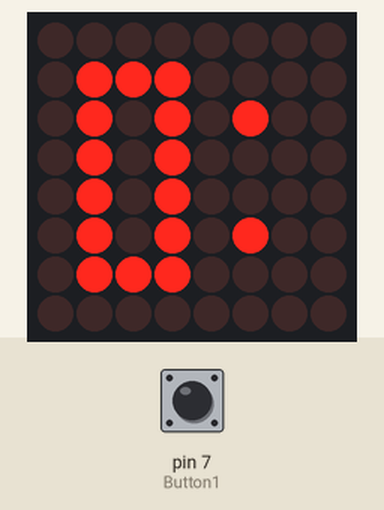
This sketch was run on a simulated Arduino Uno, built with avr-gcc and run on an emulated ATmega328P. Shown: 8×8 LED matrix. Inputs (shaded band) come from the test bench; at power-on: pin 7 (Button1) HIGH.

Above: at 1.2 s.
1.3 s: pin 7 (Button1) pulled LOW for 0.15 s
At 1.37 s:
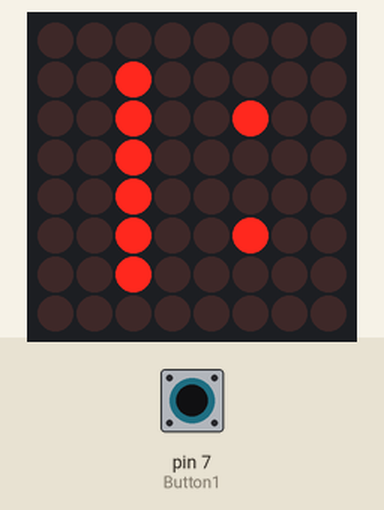
2.9 s: pin 7 (Button1) pulled LOW for 3.2 s
Timing chart, 0 to 5.9 s (numbered marks = the images above; inputs shaded):
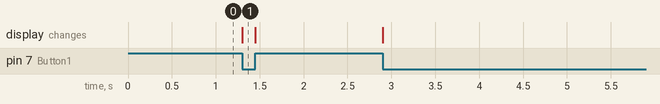

Measured:
- after the input at 1.3 s, the display: changes at once (image 1)

The sketch:

led_facemask.ino
```cpp
//We always have to include the library
#include "LedControl.h"

/*
 Now we need a LedControl to work with.
 ***** These pin numbers will probably not work with your hardware *****
 pin 12 is connected to the DataIn
 pin 11 is connected to the CLK
 pin 10 is connected to LOAD
 We have only a single MAX72XX.
 */
LedControl lc=LedControl(12,11,10,1);

/* we always wait a bit between updates of the display */
unsigned long delaytime=1000;

int Button1 = 7;
int Val1 = 0;

void setup() {

  pinMode(Button1, INPUT_PULLUP);

  /*
   The MAX72XX is in power-saving mode on startup,
   we have to do a wakeup call
   */
  lc.shutdown(0,false);
  /* Set the brightness to a medium values */
  lc.setIntensity(0,8);
  /* and clear the display */
  lc.clearDisplay(0);
}

/*
 This method will display the characters for the
 word "Arduino" one after the other on the matrix.
 (you need at least 5x7 leds to see the whole chars)
 */
void smiley() {
  /* here is the data for the characters */
  byte smiley[8]={
    B00000000,
    B01110000,
    B01010100,
    B01010000,
    B01010000,
    B01010100,
    B01110000,
    B00000000
  };
    /* now display them one by one with a small delay */
  for (int i=0; i<8; i++) {
    lc.setRow(0,i,smiley[i]);
  }
}

void openplain() {
  byte openplain[8]={
    B00000000,
    B00100000,
    B00100100,
    B00100000,
    B00100000,
    B00100100,
    B00100000,
    B00000000
  };
  /* now display them one by one */
  for (int i=0; i<8; i++) {
    lc.setRow(0,i,openplain[i]);
  }
}

void loop() {
  Val1 = digitalRead(Button1);
  if (Val1 == LOW) {
    openplain();
  } else {
    smiley();
  }
}
```
